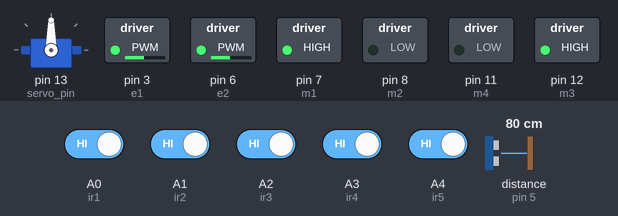
Recording of a sketch running on a simulated Arduino Uno, built with avr-gcc and run on an emulated ATmega328P. Parts: servo, switched loads named in the sketch (green lamp = pin HIGH). Wiring (inferred from the names in the program): ultrasonic range finder: trigger pin 4; echo pin 5. The test bench sets the inputs (shaded band); at power-on: A0 (ir1), A1 (ir2), A2 (ir3), A3 (ir4), A4 (ir5) HIGH, distance to the obstacle (sensor on pin 5) 80 cm. The echo pulse lasts 58.3 µs per cm; pins used as bus, display or sensor lines are not drawn.

Above: at 1.2 s.
1.3 s: distance to the obstacle (sensor on pin 5) set to 22 cm
2.8 s: distance to the obstacle (sensor on pin 5) set to 19 cm
At 4.6 s:
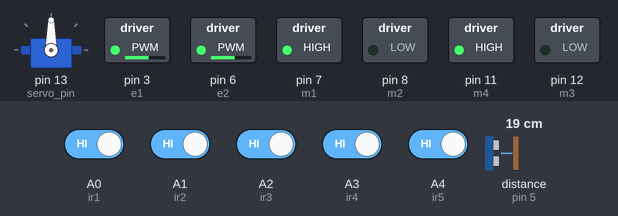
4.9 s: distance to the obstacle (sensor on pin 5) set to 26 cm
6.4 s: distance to the obstacle (sensor on pin 5) set to 31 cm
At 8.3 s:
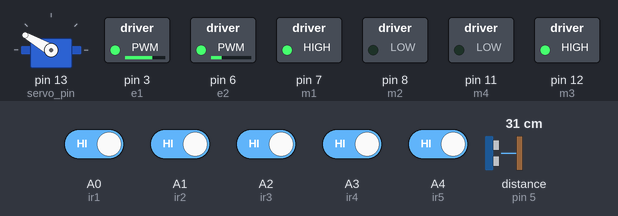
8.7 s: distance to the obstacle (sensor on pin 5) set to 2 cm
At 9.1 s:
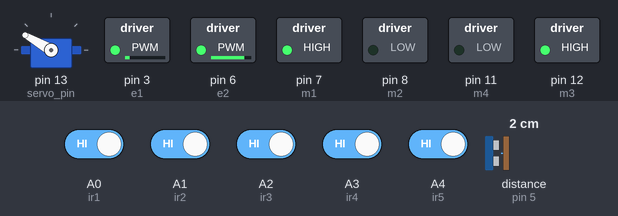
10.2 s: distance to the obstacle (sensor on pin 5) set to 9 cm
At 11.0 s:
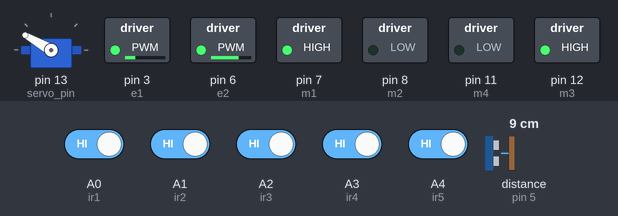
Timing chart, 0 to 12.8 s (numbered marks = the images above; inputs shaded):
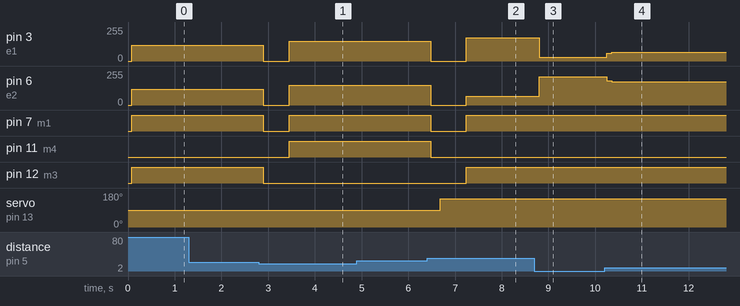

The sketch:

robot_v2.ino
```cpp
// WORKING VERSION INITIAL
#include <Servo.h>  // Include the Servo library

// Motor Pins
#define m1 7   // Right Motor MA1
#define m2 8   // Right Motor MA2
#define m3 12  // Left Motor MB1
#define m4 11  // Left Motor MB2
#define e1 3  // Right Motor Enable Pin EA this changed from 9 to 3
#define e2 6  // Left Motor Enable Pin EB

// 5 Channel IR Sensor Connection
#define ir1 A0
#define ir2 A1
#define ir3 A2
#define ir4 A3
#define ir5 A4

// Ultrasonic Sensor Pins
#define pingPin 4  // Trigger pin of ultrasonic sensor
#define echoPin 5  // Echo pin of ultrasonic sensor

// Servo Configuration
Servo myServo;
const int servo_pin = 13;  // Servo connected to pin 13

const float DISTANCE_THRESHOLD = 20.0;  // Distance threshold for obstacle detection in cm

void setup() {
  // Initialize motor control pins
  pinMode(m1, OUTPUT);
  pinMode(m2, OUTPUT);
  pinMode(m3, OUTPUT);
  pinMode(m4, OUTPUT);
  pinMode(e1, OUTPUT);
  pinMode(e2, OUTPUT);

  // Initialize IR sensor pins
  pinMode(ir1, INPUT);
  pinMode(ir2, INPUT);
  pinMode(ir3, INPUT);
  pinMode(ir4, INPUT);
  pinMode(ir5, INPUT);

  // Initialize ultrasonic sensor pins
  pinMode(pingPin, OUTPUT);  // Trigger pin
  pinMode(echoPin, INPUT);   // Echo pin

  // Attach servo to the servo object
  myServo.attach(servo_pin);
  myServo.write(90);  // Start with the servo facing forward

  Serial.begin(9600);  // Start serial communication for debugging
}

void loop() {
  // Reading the distance from the ultrasonic sensor
  float distance = distance_cm();

  // Checking if the distance is less than the desired distance threshold
  if (distance < DISTANCE_THRESHOLD) {
    // Starting obstacle avoidance procedure
    stop_motors();
    avoid_obstacle();
  } else {
    // Starting line following procedure
    follow_line();
  }
}

void follow_line() {
  const float PROPORTIONAL_GAIN = 35;

  int s1 = digitalRead(ir1);
  int s2 = digitalRead(ir2);
  int s3 = digitalRead(ir3);
  int s4 = digitalRead(ir4);
  int s5 = digitalRead(ir5);

  int skewness = 0;
  if (s1 == 0){
    skewness += -3;
  }
  if (s2 == 0){
    skewness += -1.5;
  }
  if (s3 == 0){
    skewness += 0;
  }
  if (s4 == 0){
    skewness += 1.5;
  }
  if (s5 == 0){
    skewness += 3;
  }

  int base_speed = 120;
  int adjustment_speed = skewness * PROPORTIONAL_GAIN;

  int left_speed = constrain(base_speed + adjustment_speed, 0, 255);
  int right_speed = constrain(base_speed - adjustment_speed, 0, 255);

  move_forward(left_speed, right_speed);
  delay(5);  // Reduced delay for quicker response
}


void avoid_obstacle() {
  // Initialising constants
  const float PROPORTIONAL_GAIN = 5.0;
  const float DESIRED_DISTANCE = 20.0;
  const int BASE_SPEED = 120;
  const int MAX_ADJUSTMENT = 100;
  const int DELAY_ON_TURN_TO_THE_RIGHT = 100;
  const int ULTRASONIC_POSITION_FORWARD = 90;
  const int ULTRASONIC_POSITION_LEFT = 150;

  // Making sure that ultrasonic sensor is pointing forward
  myServo.write(ULTRASONIC_POSITION_FORWARD);
  delay(500);

  // Step 1: Turning right until obstacle is no longer detected in front
  while (distance_cm() < (DISTANCE_THRESHOLD + 10)) {
    move_right(150, 150);
    delay(DELAY_ON_TURN_TO_THE_RIGHT);
  }

  // Step 2: Stopping the robot
  stop_motors();
  delay(200);

  // Step 3: Turning the ultrasonic sensor to the left to scan the obstacle and wait for servo to reach position
  myServo.write(ULTRASONIC_POSITION_LEFT);
  delay(500);


  // Step 4: Following the obstacle, maintaining safe distance, until the line is found again
  while (!is_line_detected()) {
    // Measuring side distance
    float side_distance = distance_cm();

    // Computing distance away from the desired distance (DESIRED_DISTANCE is 20.0 cm)
    float away_from_desired_distance_in_cm = side_distance - DESIRED_DISTANCE;  // Positive if too far, negative if too close

    // Computing adjustment
    int adjustment_speed = PROPORTIONAL_GAIN * away_from_desired_distance_in_cm;

    // Limiting adjustment to avoid exceeding PWM limits
    adjustment_speed = constrain(adjustment_speed, -MAX_ADJUSTMENT, MAX_ADJUSTMENT);

    // Adjusting motor speeds based on the distance
    int speed_left = BASE_SPEED - adjustment_speed;   // Adjust left motor speed
    int speed_right = BASE_SPEED + adjustment_speed;  // Adjust right motor speed

    // Limiting motor speeds to valid PWM range from 0 to 255
    speed_left = constrain(speed_left, 0, 255);
    speed_right = constrain(speed_right, 0, 255);

    // Moving forward in the adjusted direction
    move_forward(speed_left, speed_right);
    delay(50);
  }

  // Stop the motors
  stop_motors();
  delay(500);
  move_right(175, 175);
  delay(30);
  myServo.write(ULTRASONIC_POSITION_FORWARD);
  delay(500);
}


bool is_line_detected() {
  // Read IR sensors
  int s1 = digitalRead(ir1);
  int s2 = digitalRead(ir2);
  int s3 = digitalRead(ir3);
  int s4 = digitalRead(ir4);
  int s5 = digitalRead(ir5);

  int line_count = 0;

  if (s1 == 0){
    line_count++;
  }
  if (s2 == 0){
    line_count++;
  }
  if (s3 == 0){
    line_count++;
  }
  if (s4 == 0){
    line_count++;
  }
  if (s5 == 0){
    line_count++;
  }

  return (line_count >= 2); // Adjust the threshold as needed
}

void stop_motors() {
  digitalWrite(m1, LOW);
  digitalWrite(m2, LOW);
  digitalWrite(m3, LOW);
  digitalWrite(m4, LOW);
  analogWrite(e1, 0);
  analogWrite(e2, 0);
}

void move_forward(int speed_left, int speed_right) {
  analogWrite(e1, speed_right);
  analogWrite(e2, speed_left);
  digitalWrite(m1, HIGH);
  digitalWrite(m2, LOW);
  digitalWrite(m3, HIGH);
  digitalWrite(m4, LOW);
}

void move_left(int speed_left, int speed_right) {
  analogWrite(e1, speed_right);
  analogWrite(e2, speed_left);
  digitalWrite(m1, LOW);
  digitalWrite(m2, HIGH);
  digitalWrite(m3, HIGH);
  digitalWrite(m4, LOW);
}

void move_right(int speed_left, int speed_right) {
  analogWrite(e1, speed_right);
  analogWrite(e2, speed_left);
  digitalWrite(m1, HIGH);
  digitalWrite(m2, LOW);
  digitalWrite(m3, LOW);
  digitalWrite(m4, HIGH);
}


// Function to measure average distnace to an object in centimeters
float distance_cm() {
  const int num_readings = 5;
  float total_distance = 0;

  // Take multiple readings and average them to improve accuracy
  for (int i = 0; i < num_readings; i++) {
    total_distance += single_distance_read();
    delay(10);  // Short delay between readings
  }
  return total_distance / num_readings;
}

// Function to measure ditance upto an obsticle
float single_distance_read() {
  // Declaring wait time and distance variables
  long duration;
  float distance;

  // Triggering the ultrasonic sensor
  digitalWrite(pingPin, LOW);
  delayMicroseconds(2);
  digitalWrite(pingPin, HIGH);
  delayMicroseconds(10);
  digitalWrite(pingPin, LOW);

  // Reading the echo time
  duration = pulseIn(echoPin, HIGH, 30000);  // Timeout after 30ms

  // Calculating distance
  distance = (duration / 2.0) * 0.0343;  // Speed of sound is 343 m/s

  // Capping the distance measurement at 400 cm if either duration is 0 or distance larger than 400 cm
  if (duration == 0 || distance >= 400) {
    distance = 400;
  }
  return distance;
}


  // if (s1 == 0) line_count++;
  // if (s2 == 0) line_count++;
  // if (s3 == 0) line_count++;
  // if (s4 == 0) line_count++;
  // if (s5 == 0) line_count++;

  // if (s1 == 0) skewness += -3;
  // if (s2 == 0) skewness += -1.5;
  // if (s3 == 0) skewness += 0;
  // if (s4 == 0) skewness += 1.5;
  // if (s5 == 0) skewness += 3;
```

Measured:
- the behaviour switches between 21 and 20 cm on distance to the obstacle (sensor on pin 5) (found by bisection; images 0 and 1)
- the behaviour switches between 30 and 31 cm on distance to the obstacle (sensor on pin 5) (found by bisection; images 1 and 2)
- after the input at 1.3 s, every drawn part: stays the same
- after the input at 2.8 s, pin 3 (e1), pin 6 (e2): 120/255 → 0/255 after 0.10 s, → 150/255 0.56 s later; pin 7 (m1): HIGH → LOW after 0.10 s, → HIGH 0.56 s later; pin 11 (m4): LOW → HIGH after 0.65 s; pin 12 (m3): HIGH → LOW after 0.10 s
- after the input at 4.9 s, every drawn part: stays the same
- after the input at 6.4 s, pin 3 (e1): 150/255 → 0/255 after 0.08 s, → 173/255 0.76 s later; pin 6 (e2): 150/255 → 0/255 after 0.08 s, → 67/255 0.76 s later; pin 7 (m1): HIGH → LOW after 0.08 s, → HIGH 0.76 s later; pin 11 (m4): HIGH → LOW after 0.08 s; pin 12 (m3): LOW → HIGH after 0.84 s
- after the input at 8.7 s, pin 3 (e1): 173/255 → 29/255 after 0.10 s; pin 6 (e2): 67/255 → 211/255 after 0.10 s
- after the input at 10.2 s, pin 3 (e1): 29/255 → 57/255 after 0.05 s, → 64/255 0.11 s later; pin 6 (e2): 211/255 → 183/255 after 0.05 s, → 176/255 0.11 s later
